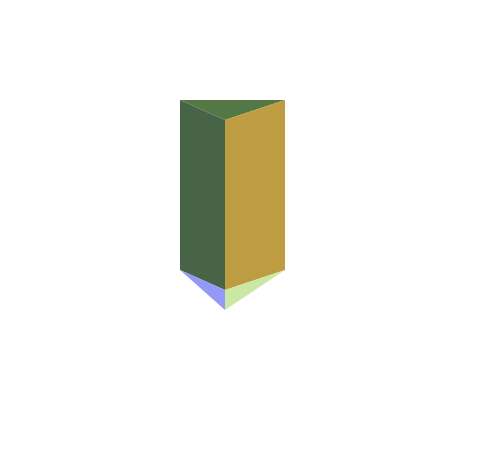
Frame 1 (no input)
Frame 60 (the mouse pressed at the canvas centre just before this capture): identical to frame 1, image omitted
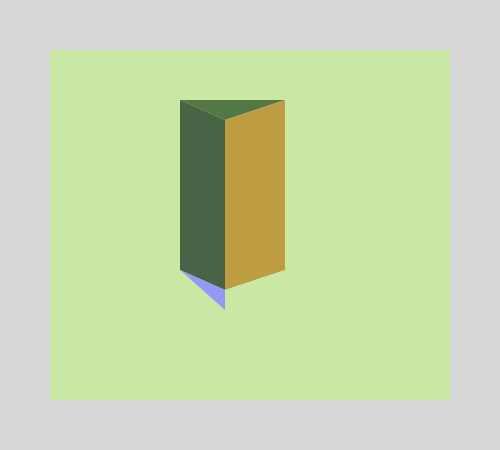
Frame 120 (the mouse held since frame 60 and released just before this capture)

The Processing sketch that drew these frames (run headless with seeded random() and noise(); from frame 60 on, the mouse is pressed at the canvas centre):

// Processing sketch: processing_16867
// ── processing_16867.pde

int card = 0;
void setup(){
  size(500,450);
  noStroke();
}

void draw() {
 if (card == 0) { 
   background(255);
 strokeWeight(20);  
fill(83,120,69);
triangle(180,100,285,100,225,120);
fill(71,101,70);
quad(180,100,225,120,225,290,180,270);
fill(190,156,65);
quad(225,120,285,100,285,270,225,290);
fill(148,153,248);
triangle(180,270,225,290,225,310);
fill(202,232,164);
triangle(225,290,285,270,225,310);
 }
  else if (card == 1) { 
   background(215); 
    rect(50,50,400,350);
strokeWeight(12);
line(450,55,450,400);
line(450,400,50,400);
noStroke();
rect(50,50,400,350);
fill(83,120,69);
triangle(180,100,285,100,225,120);
fill(71,101,70);
quad(180,100,225,120,225,290,180,270);
fill(190,156,65);
quad(225,120,285,100,285,270,225,290);
fill(148,153,248);
triangle(180,270,225,290,225,310);
fill(202,232,164);
triangle(225,290,285,270,225,310);
  }
   else if (card == 2) { 
   
  size(500,450);
background(215);
rect(50,50,400,350);

smooth();
strokeWeight(6);
line(150,80,350,80);
line(150,80,110,150);
line(110,150,300,150);
line(300,150,350,80);
line(350,80,375,150);
line(375,150,300,150);
line(110,150,110,300);
line(110,300,375,300);
line(375,300,375,150);
line(300,150,300,300);
line(315,240,315,300);
line(315,240,355,240);
line(355,240,355,300);

  }
   
 else if (card == 3) {  
   background(215);
   smooth();
   rect(50,50,400,350);
strokeWeight(6);
line(150,80,350,80);
line(150,80,110,150);
line(110,150,300,150);
line(300,150,350,80);
line(350,80,375,150);
line(375,150,300,150);
line(110,150,110,300);
line(110,300,375,300);
line(375,300,375,150);
line(300,150,300,300);
line(315,240,315,300);
line(315,240,355,240);
line(355,240,355,300);

size(500,450);
background(251,206,70);
fill(217,49,19);
quad(150,80,350,80,300,150,110,150);
fill(224,131,54);
triangle(350,80,375,150,300,150);
fill(184,204,214);
quad(110,150,300,150,300,300,110,300);
fill(213,169,241);
quad(300,150,375,150,375,300,300,300);
fill(180,105,105);
quad(315,240,355,240,355,300,315,300);
fill(47,0,47);
ellipse(345,271,5,5);


 }
}
void mousePressed() { 
 
  if (card == 0) { 
 
    card = 1;
  } 
 
  else if (card == 1) { 
 
    card = 2;
  } 
 
  else if (card == 2) { 
 
    card = 3;
  } 
   else if (card ==3) { 
 
    card = 0;
  }
}  
  
    
